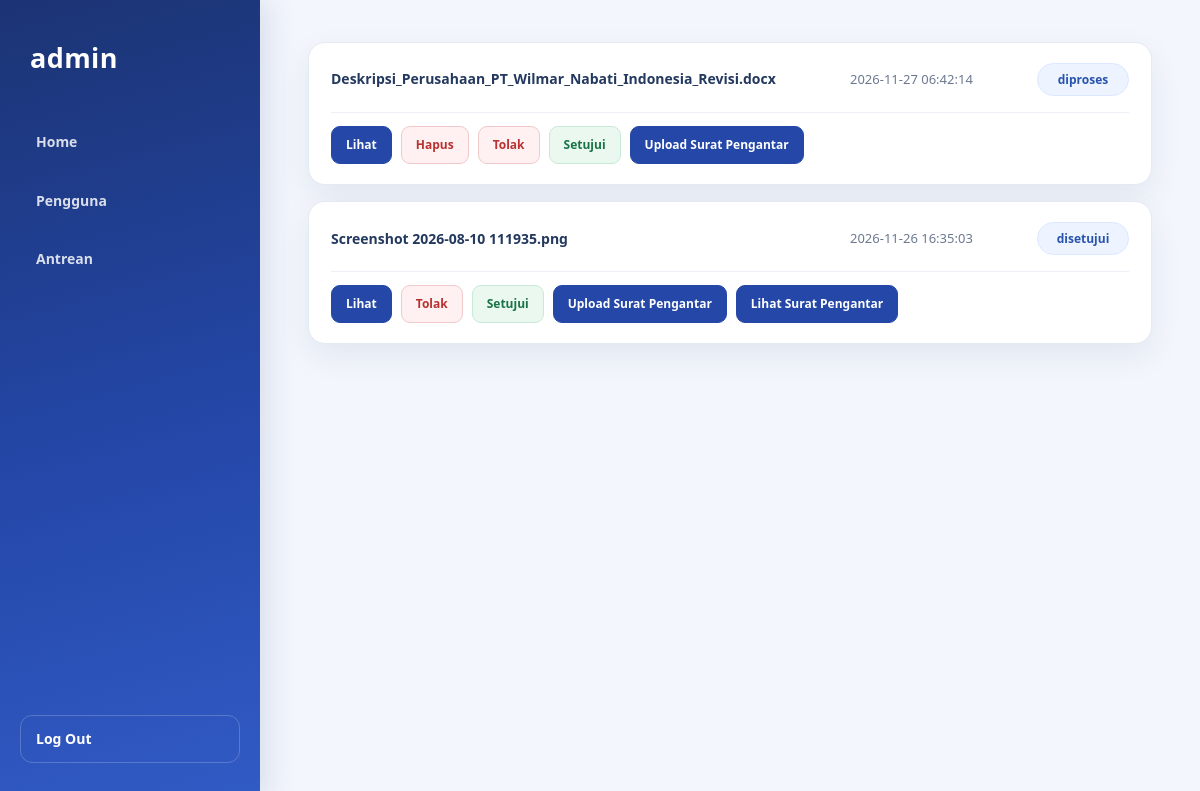
The page /controller/antreanPengajuan_controller.php (signed in) on the database its author committed.
### tables this page shows
CREATE TABLE `dokumen_list` (
  `id_doc` int NOT NULL AUTO_INCREMENT,
  `lokasi` varchar(255) NOT NULL,
  `id_user` int NOT NULL,
  `tanggal_dicatat` datetime NOT NULL DEFAULT CURRENT_TIMESTAMP,
  `id_sp` int NOT NULL,
  `lokasi_surat` varchar(255) DEFAULT NULL,
  PRIMARY KEY (`id_doc`),
  KEY `id_user` (`id_user`),
  KEY `id_sp` (`id_sp`),
  CONSTRAINT `dokumen_list_ibfk_1` FOREIGN KEY (`id_user`) REFERENCES `user` (`id_user`),
  CONSTRAINT `dokumen_list_ibfk_2` FOREIGN KEY (`id_sp`) REFERENCES `status_pengajuan` (`id_sp`)
);

CREATE TABLE `status_pengajuan` (
  `id_sp` int NOT NULL AUTO_INCREMENT,
  `nama` varchar(255) NOT NULL,
  PRIMARY KEY (`id_sp`)
);

### controller/antreanPengajuan_controller.php (called while the page is built, shortened)
<?php
    require_once "../model/dokumen_model.php";
    $list_dokumen = lihatDokumen(0);
    require_once "../view/antreanPengajuan_view.php";
?>

### model/dokumen_model.php (called while the page is built, shortened)
<?php
    require_once "../connection.php";
    function lihatDokumen($id_user) {
        global $conn;
        if($id_user == 0) {
            $stmt = $conn->prepare(
                "SELECT dl.id_doc id_doc, dl.lokasi lokasi, dl.id_user id_user, dl.tanggal_dicatat tanggal_dicatat, sp.nama status, dl.lokasi_surat lokasi_surat FROM dokumen_list dl
                join status_pengajuan sp on sp.id_sp = dl.id_sp
                order by tanggal_dicatat desc;"
            );
            $stmt->execute();
            $hasil = $stmt->fetchAll(PDO::FETCH_ASSOC);
        }
        return $hasil;
    }
?>

### view/antreanPengajuan_view.php (the view, shortened to what this page needs)
<!DOCTYPE html>
<html lang="id">
<head>
    <link rel="stylesheet" href="../style.css">
</head>
<body>
    <div class="sidebar">
        <h1><?php echo $_SESSION['nama']; ?></h1>
        <a href="../controller/dashboardAdmin_controller.php">Home</a>
        <a href="../controller/pengguna_controller.php">Pengguna</a>
        <a href="../controller/antreanPengajuan_controller.php">Antrean</a>
        <a href="../controller/logout.php">Log Out</a>
    </div>
    <div class="content">
        <div class="list_dokumen">
            <?php foreach($list_dokumen as $ld): ?>
                <div class="kotak">
                    <div class="nama_file">
                        <?php echo $ld['lokasi'] ?>
                    </div>
                    <div class="tanggal">
                        <?php echo $ld['tanggal_dicatat'] ?>
                    </div>
                    <div class="status">
                        <?php echo $ld['status'] ?>
                    </div>
                    <div class="tombol">
                        <a href="../uploads/<?php echo rawurlencode($ld['lokasi']) ?>" target="_blank">Lihat</a>
                        <?php if($ld['status'] == "diproses"): ?>
                            <a href="hapusDokumenAdmin_controller.php?id=<?php echo $ld['id_doc'] ?>">Hapus</a>
                        <?php endif; ?>
                        <a href="../controller/gantiStatus_controller.php?id=<?php echo $ld['id_doc']?>&id1=<?php echo "ditolak" ?>">Tolak</a>
                        <a href="../controller/gantiStatus_controller.php?id=<?php echo $ld['id_doc']?>&id1=<?php echo "disetujui" ?>">Setujui</a>
                        <a href="../controller/uploadSuratPengantar_controller.php?id=<?php echo $ld['id_doc'] ?>">Upload Surat Pengantar</a>
                        <?php if(!empty($ld['lokasi_surat'])): ?>
                            <a href="../surat/<?php echo rawurlencode($ld['lokasi_surat']) ?>" target="_blank">Lihat Surat Pengantar</a>
                        <?php endif; ?>
                    </div>
                </div>
            <?php endforeach; ?>
        </div>
    </div>
</body>
</html>

### style.css (style rules this page uses)
:root { --warna-utama: #2447a8; --warna-utama-gelap: #183477; --warna-latar: #f3f6fc; --warna-teks: #17233c; --warna-teks-redup: #6b7890; --warna-garis: #e4eaf3; --bayangan: 0 12px 32px rgba(24, 48, 92, 0.08); }
* { box-sizing: border-box; margin: 0; padding: 0; }
html { min-height: 100%; }
body { min-height: 100vh; background: var(--warna-latar); color: var(--warna-teks); font-family: 'Segoe UI', Arial, sans-serif; line-height: 1.6; }
.sidebar { position: fixed; inset: 0 auto 0 0; z-index: 10; display: flex; flex-direction: column; width: 260px; min-height: 100vh; padding: 32px 20px; background: linear-gradient(165deg, #1c3474 0%, #2447a8 55%, #315bc5 100%); box-shadow: 8px 0 28px rgba(28, 52, 116, 0.12); }
.sidebar h1 { margin: 4px 10px 34px; color: #ffffff; font-size: 27px; font-weight: 800; letter-spacing: 0.4px; }
.sidebar a { display: flex; align-items: center; min-height: 48px; margin: 5px 0; padding: 12px 15px; border: 1px solid transparent; border-radius: 12px; color: rgba(255, 255, 255, 0.83); font-size: 14px; font-weight: 600; text-decoration: none; transition: background-color 0.2s ease, color 0.2s ease, transform 0.2s ease; }
.sidebar a:last-child { margin-top: auto; border-color: rgba(255, 255, 255, 0.2); color: #ffffff; }
.content { min-height: 100vh; margin-left: 260px; padding: 42px clamp(22px, 4vw, 58px); }
.list_dokumen { display: flex; flex-direction: column; gap: 16px; width: 100%; max-width: 1100px; }
.list_dokumen .kotak { display: flex; align-items: center; flex-wrap: wrap; gap: 16px 22px; width: 100%; min-width: 0; padding: 20px 22px; border: 1px solid var(--warna-garis); border-radius: 17px; background: #ffffff; box-shadow: var(--bayangan); transition: transform 0.2s ease, box-shadow 0.2s ease; }
.nama_file { flex: 1 1 220px; min-width: 150px; overflow-wrap: anywhere; color: #24395f; font-size: 14px; font-weight: 700; }
.tanggal { flex: 0 1 165px; color: var(--warna-teks-redup); font-size: 13px; }
.status, .statu { display: inline-flex; align-items: center; justify-content: center; min-width: 92px; padding: 6px 12px; border: 1px solid #dce8ff; border-radius: 999px; background: #edf3ff; color: #2854ad; font-size: 12px; font-weight: 700; text-align: center; }
.tombol { display: flex; flex: 1 1 100%; align-items: center; flex-wrap: wrap; gap: 9px; padding-top: 13px; border-top: 1px solid #edf1f7; }
.content a { display: inline-flex; align-items: center; justify-content: center; min-height: 38px; margin: 0; padding: 8px 14px; border: 1px solid var(--warna-utama); border-radius: 9px; background: var(--warna-utama); color: #ffffff; font-size: 12px; font-weight: 700; line-height: 1.35; text-align: center; text-decoration: none; transition: background-color 0.2s ease, border-color 0.2s ease, transform 0.2s ease; }
.tombol a[href*="hapus"], .tombol a[href*="ditolak"] { border-color: #f0caca; background: #fff1f1; color: #b83232; }
.tombol a[href*="disetujui"] { border-color: #c7ead7; background: #eaf8f0; color: #197346; }

### rows shown on the page
dokumen_list: lokasi "Deskripsi_Perusahaan_PT_Wilmar_Nabati_Indonesia_Revisi.docx", tanggal_dicatat "2026-11-27 06:42:14", id_sp.nama "diproses"
dokumen_list: lokasi "Screenshot 2026-08-10 111935.png", tanggal_dicatat "2026-11-26 16:35:03", id_sp.nama "disetujui"

### other values the page prints
$_SESSION['nama'] "admin"
